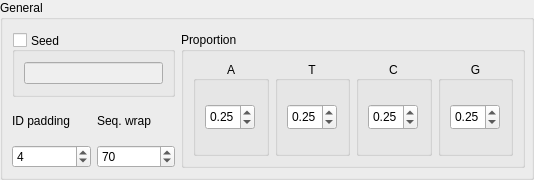
           <widget class="QGroupBox" name="group_general">
            <property name="minimumSize">
             <size>
              <width>500</width>
              <height>180</height>
             </size>
            </property>
            <property name="title">
             <string>General</string>
            </property>
            <widget class="QWidget" name="layoutWidget">
             <property name="geometry">
              <rect>
               <x>12</x>
               <y>32</y>
               <width>513</width>
               <height>136</height>
              </rect>
             </property>
             <layout class="QHBoxLayout" name="horizontalLayout_23">
              <property name="spacing">
               <number>6</number>
              </property>
              <item>
               <layout class="QVBoxLayout" name="verticalLayout_10">
                <item>
                 <widget class="QGroupBox" name="group_seed">
                  <property name="title">
                   <string>Seed</string>
                  </property>
                  <property name="alignment">
                   <set>Qt::AlignLeading|Qt::AlignLeft|Qt::AlignVCenter</set>
                  </property>
                  <property name="checkable">
                   <bool>true</bool>
                  </property>
                  <property name="checked">
                   <bool>false</bool>
                  </property>
                  <layout class="QHBoxLayout" name="horizontalLayout_20">
                   <item>
                    <layout class="QHBoxLayout" name="horizontalLayout_11">
                     <item>
                      <widget class="QLineEdit" name="lineEdit_seed"/>
                     </item>
                    </layout>
                   </item>
                  </layout>
                 </widget>
                </item>
                <item>
                 <layout class="QHBoxLayout" name="horizontalLayout_6">
                  <item>
                   <layout class="QVBoxLayout" name="verticalLayout">
                    <item>
                     <widget class="QLabel" name="label_id_padding">
                      <property name="text">
                       <string>ID padding</string>
                      </property>
                     </widget>
                    </item>
                    <item>
                     <widget class="QSpinBox" name="spinBox_id_padding">
                      <property name="minimumSize">
                       <size>
                        <width>50</width>
                        <height>0</height>
                       </size>
                      </property>
                      <property name="maximumSize">
                       <size>
                        <width>100</width>
                        <height>16777215</height>
                       </size>
                      </property>
                      <property name="minimum">
                       <number>2</number>
                      </property>
                      <property name="maximum">
                       <number>6</number>
                      </property>
                      <property name="value">
                       <number>4</number>
                      </property>
                     </widget>
                    </item>
                   </layout>
                  </item>
                  <item>
                   <layout class="QVBoxLayout" name="verticalLayout_2">
                    <item>
                     <widget class="QLabel" name="label_seq_wrap">
                      <property name="text">
                       <string>Seq. wrap</string>
                      </property>
                     </widget>
                    </item>
                    <item>
                     <layout class="QHBoxLayout" name="horizontalLayout_2">
                      <item>
                       <widget class="QSpinBox" name="spinBox_seq_wrap">
                        <property name="minimumSize">
                         <size>
                          <width>50</width>
                          <height>0</height>
                         </size>
                        </property>
                        <property name="maximumSize">
                         <size>
                          <width>100</width>
                          <height>16777215</height>
                         </size>
                        </property>
                        <property name="minimum">
                         <number>1</number>
                        </property>
                        <property name="maximum">
                         <number>1000</number>
                        </property>
                        <property name="value">
                         <number>70</number>
                        </property>
                       </widget>
                      </item>
                     </layout>
                    </item>
                   </layout>
                  </item>
                 </layout>
                </item>
               </layout>
              </item>
              <item>
               <widget class="QGroupBox" name="group_proportion">
                <property name="minimumSize">
                 <size>
                  <width>344</width>
                  <height>0</height>
                 </size>
                </property>
                <property name="title">
                 <string>Proportion</string>
                </property>
                <layout class="QHBoxLayout" name="horizontalLayout_18">
                 <item>
                  <layout class="QHBoxLayout" name="horizontalLayout_17">
                   <item>
                    <widget class="QGroupBox" name="group_A">
                     <property name="minimumSize">
                      <size>
                       <width>70</width>
                       <height>0</height>
                      </size>
                     </property>
                     <property name="title">
                      <string>A</string>
                     </property>
                     <property name="alignment">
                      <set>Qt::AlignCenter</set>
                     </property>
                     <layout class="QVBoxLayout" name="verticalLayout_16">
                      <item>
                       <widget class="QDoubleSpinBox" name="doubleSpinBox_A">
                        <property name="minimumSize">
                         <size>
                          <width>50</width>
                          <height>26</height>
                         </size>
                        </property>
                        <property name="maximumSize">
                         <size>
                          <width>50</width>
                          <height>26</height>
                         </size>
                        </property>
                        <property name="maximum">
                         <double>1.000000000000000</double>
                        </property>
                        <property name="singleStep">
                         <double>0.010000000000000</double>
                        </property>
                        <property name="value">
                         <double>0.250000000000000</double>
                        </property>
                       </widget>
                      </item>
                     </layout>
                    </widget>
                   </item>
                   <item>
                    <widget class="QGroupBox" name="group_T">
                     <property name="minimumSize">
                      <size>
                       <width>70</width>
                       <height>0</height>
                      </size>
                     </property>
                     <property name="title">
                      <string>T</string>
                     </property>
                     <property name="alignment">
                      <set>Qt::AlignCenter</set>
                     </property>
                     <layout class="QVBoxLayout" name="verticalLayout_17">
                      <item>
                       <widget class="QDoubleSpinBox" name="doubleSpinBox_T">
                        <property name="minimumSize">
                         <size>
                          <width>50</width>
                          <height>26</height>
                         </size>
                        </property>
                        <property name="maximumSize">
                         <size>
                          <width>50</width>
                          <height>26</height>
                         </size>
                        </property>
                        <property name="maximum">
                         <double>1.000000000000000</double>
                        </property>
                        <property name="singleStep">
                         <double>0.010000000000000</double>
                        </property>
                        <property name="value">
                         <double>0.250000000000000</double>
                        </property>
                       </widget>
                      </item>
                     </layout>
                    </widget>
                   </item>
                   <item>
                    <widget class="QGroupBox" name="group_C">
                     <property name="minimumSize">
                      <size>
                       <width>70</width>
                       <height>0</height>
                      </size>
                     </property>
                     <property name="title">
                      <string>C</string>
                     </property>
                     <property name="alignment">
                      <set>Qt::AlignCenter</set>
                     </property>
                     <layout class="QVBoxLayout" name="verticalLayout_18">
                      <item>
                       <widget class="QDoubleSpinBox" name="doubleSpinBox_C">
                        <property name="minimumSize">
                         <size>
                          <width>50</width>
                          <height>26</height>
                         </size>
                        </property>
                        <property name="maximumSize">
                         <size>
                          <width>50</width>
                          <height>26</height>
                         </size>
                        </property>
                        <property name="maximum">
                         <double>1.000000000000000</double>
                        </property>
                        <property name="singleStep">
                         <double>0.010000000000000</double>
                        </property>
                        <property name="value">
                         <double>0.250000000000000</double>
                        </property>
                       </widget>
                      </item>
                     </layout>
                    </widget>
                   </item>
                   <item>
                    <widget class="QGroupBox" name="group_G">
                     <property name="minimumSize">
                      <size>
                       <width>70</width>
                       <height>0</height>
                      </size>
                     </property>
                     <property name="title">
                      <string>G</string>
                     </property>
                     <property name="alignment">
                      <set>Qt::AlignCenter</set>
                     </property>
                     <layout class="QVBoxLayout" name="verticalLayout_19">
                      <item>
                       <widget class="QDoubleSpinBox" name="doubleSpinBox_G">
                        <property name="minimumSize">
                         <size>
                          <width>50</width>
                          <height>26</height>
                         </size>
                        </property>
                        <property name="maximumSize">
                         <size>
                          <width>50</width>
                          <height>26</height>
                         </size>
                        </property>
                        <property name="maximum">
                         <double>1.000000000000000</double>
                        </property>
                        <property name="singleStep">
                         <double>0.010000000000000</double>
                        </property>
                        <property name="value">
                         <double>0.250000000000000</double>
                        </property>
                       </widget>
                      </item>
                     </layout>
                    </widget>
                   </item>
                  </layout>
                 </item>
                </layout>
               </widget>
              </item>
             </layout>
            </widget>
           </widget>
